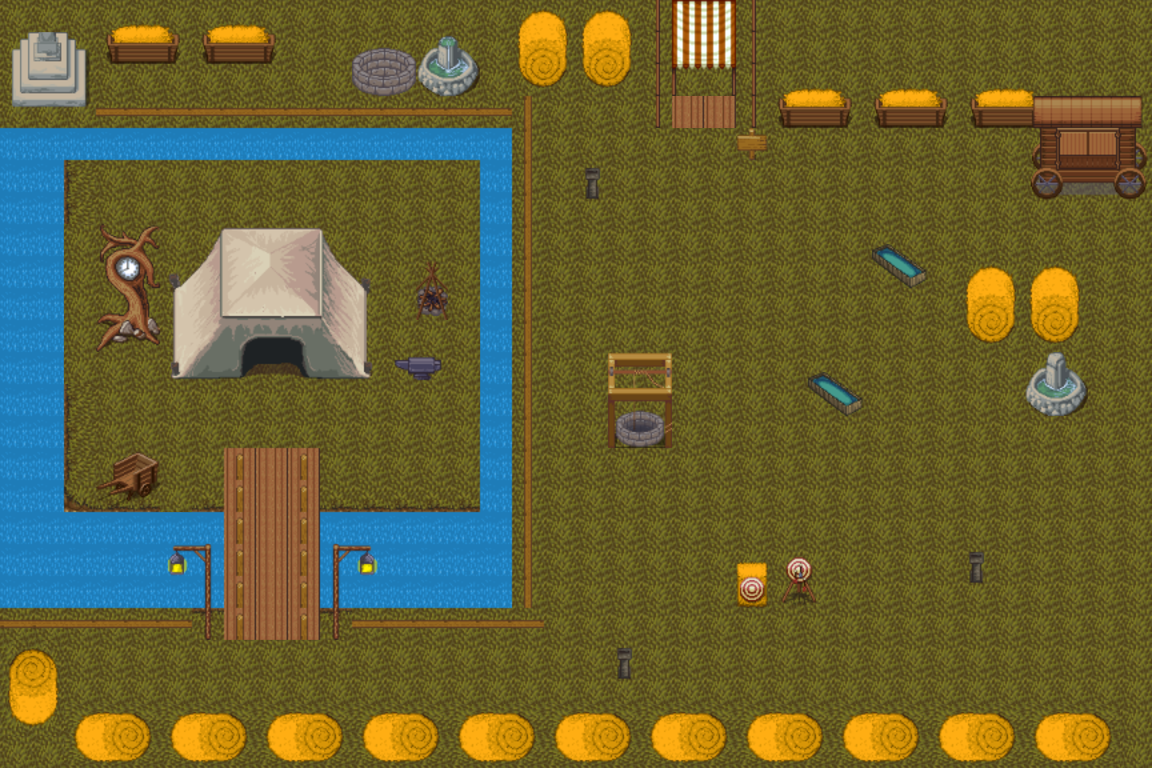

This is a level from a 2D game, rendered from its Tiled map with the project's own tilesets. A one-line summary and the map file follow, with tile-layer data summarised:
An orthogonal 36x24 tile map with 32x32 px tiles, 2 tile layers (Suelo, Cosas) and 38 objects (EntradaMapa2, SalidaMapa2).

<map version="1.2" tiledversion="1.3.1" orientation="orthogonal" renderorder="left-down" compressionlevel="0" width="36" height="24" tilewidth="32" tileheight="32" infinite="0" nextlayerid="7" nextobjectid="46">
 <tileset firstgid="1" source="MapaInicialResize.tsx" />
 <layer id="1" name="Suelo" width="36" height="24" locked="1">
  <data>[864 cells, 854 non-empty, 419 distinct tile ids]</data>
 </layer>
 <layer id="2" name="Cosas" width="36" height="24" locked="1">
  <data>[864 cells, 226 non-empty, 109 distinct tile ids]</data>
 </layer>
 <objectgroup color="#aa0000" id="3" name="Colisionables" locked="1">
  <object id="1" x="482.372" y="106.622" width="28" height="536" />
  <object id="2" x="306.365" y="643.692" width="210.667" height="24" />
  <object id="3" x="2.23725" y="647.39" width="219.058" height="20" />
  <object id="4" x="-18.4033" y="727.308" width="1141.33" height="48" />
  <object id="5" x="6.79478" y="661.5" width="58.6667" height="66.6667" />
  <object id="6" x="577.212" y="676.596" width="20" height="26.2444" />
  <object id="7" x="689.002" y="617.191" width="79.4804" height="41.0771" />
  <object id="8" x="907.11" y="611.557" width="17.3333" height="38.8849" />
  <object id="9" x="968.748" y="462.6" width="45.3333" height="58.6667" />
  <object id="10" x="903.585" y="412.913" width="107.955" height="59.6157" />
  <object id="11" x="816.873" y="395.233" width="49.3333" height="34.1543" />
  <object id="12" x="756.7" y="481.478" width="46.8399" height="46.7118" />
  <object id="13" x="569.084" y="466.254" width="64" height="92" />
  <object id="14" x="474.29" y="228.251" width="133.635" height="63.4045" />
  <object id="15" x="279.917" y="544.408" width="11.013" height="127.45" />
  <object id="16" x="213.853" y="538.818" width="16.1732" height="133.77" />
  <object id="18" x="302.327" y="537.07" width="186.667" height="98.6667" />
  <object id="19" x="441.943" y="286.201" width="36" height="352.308" />
  <object id="20" x="16.3843" y="310.066" width="476" height="30.6667" />
  <object id="21" x="1.33333" y="155.096" width="65.3333" height="453.333" />
  <object id="22" x="66.7118" y="541.454" width="150.667" height="102.667" />
  <object id="23" x="100.731" y="379.407" width="61.3333" height="117.333" />
  <object id="24" x="98.968" y="538.389" width="60" height="50.6667" />
  <object id="25" x="366.5" y="469.523" width="46.6667" height="25.3333" />
  <object id="26" x="390.802" y="403.798" width="26.6667" height="46.6667" />
  <object id="27" x="175.312" y="395.232" width="172.091" height="51.0657" />
  <object id="28" x="294.584" y="454.984" width="46.1091" height="37.3333" />
  <object id="29" x="163.187" y="456.318" width="56" height="34.6667" />
  <object id="30" x="695.239" y="269.637" width="383.917" height="49.3333" />
  <object id="31" x="949.864" y="318.112" width="114.667" height="49.3333" />
  <object id="32" x="686.162" y="319.4" width="36" height="22.6667" />
  <object id="33" x="607.796" y="182.97" width="10.6667" height="133.333" />
  <object id="34" x="694.764" y="226.187" width="21.3333" height="90.6667" />
  <object id="40" x="544.18" y="329.297" width="21.3333" height="45.6797" />
  <object id="41" x="1064.79" y="312.747" width="17.3333" height="541.333" />
  <object id="42" x="668.753" y="471.636" width="9.28824" height="38.185" />
 </objectgroup>
 <objectgroup id="6" name="Salida" locked="1">
  <object id="44" name="EntradaMapa2" x="239.43" y="456.156" width="40.249" height="31.9928" />
  <object id="45" name="SalidaMapa2" x="636.761" y="248.718" width="43.3451" height="45.4092" />
 </objectgroup>
</map>